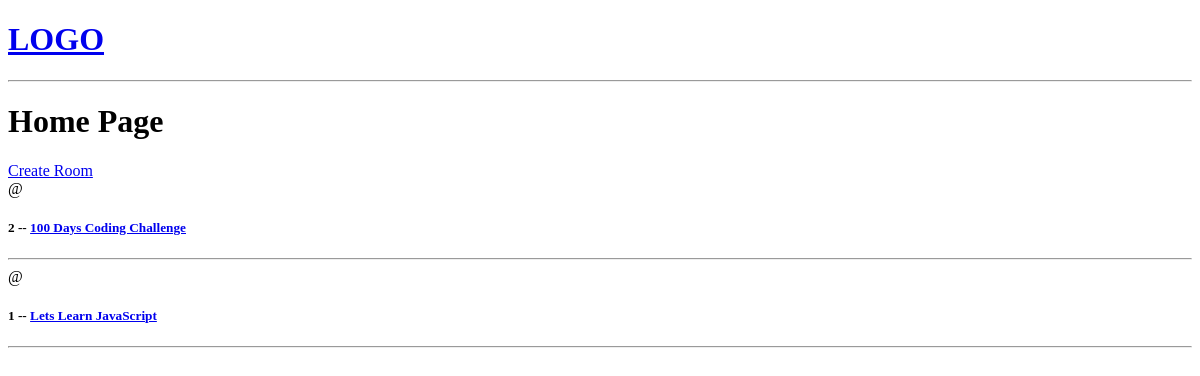
The app's page /, older data.
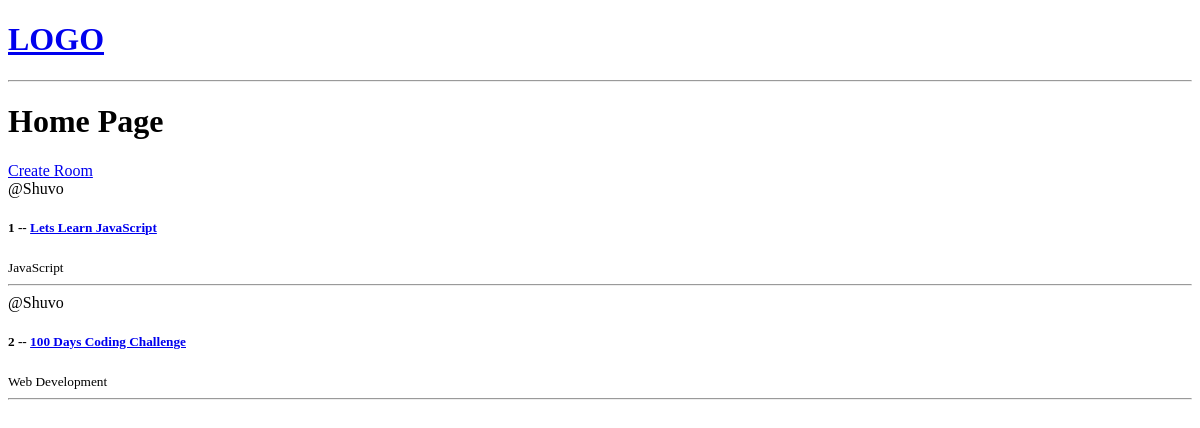
The same page, newer data.
### base/models.py (models this page shows, shortened)
class Room(models.Model):
    host = models.ForeignKey(User, on_delete=models.SET_NULL, null=True)
    topic = models.ForeignKey(Topic, on_delete=models.SET_NULL, null=True)
    name = models.CharField(max_length=200)
    description = models.TextField(null=True, blank=True)
    updated = models.DateTimeField(auto_now=True)
    created = models.DateTimeField(auto_now_add=True)
    class Meta:
        ordering = ['-updated', '-created']

class Topic(models.Model):
    name = models.CharField(max_length=200)

### base/views.py (the view)
# urls.py: 2. Add a URL to urlpatterns:  path('', views.home, name='home')
def home(request):
    rooms = Room.objects.all()
    context = {'rooms':rooms}
    return render(request, 'base/home.html', context)

### templates/base/home.html
{% extends 'main.html' %}
{% block content %}
<h1>Home Page</h1>
<div>
    <a href="{% url 'create-room' %}">Create Room</a>
    <div>
        {% for room in rooms %}
            <div>
                <span>@{{room.host.username}}</span>
                <h5>{{room.id}} -- <a href="{% url 'room' room.id %}">{{room.name}}</a></h5>
                <small>{{room.topic.name}}</small>
                <hr>
            </div>
        {% endfor %}
    </div>
</div>
{% endblock content %}

### templates/main.html (shortened to what this page needs)
<!DOCTYPE html>
<html lang="en">
<head>
</head>
<body>
    {% include 'navbar.html' %}
    {% block content %}
    {% endblock content %}
</body>
</html>

### templates/navbar.html
<a href="/">
    <h1>LOGO</h1>
</a>
<hr>

Row changes from the older to the newer data that the page shows:
changed Room "Lets Learn JavaScript": host.username (not shown) → "Shuvo"; topic.name (not shown) → "JavaScript"; moves up the list
changed Room "100 Days Coding Challenge": host.username (not shown) → "Shuvo"; topic.name (not shown) → "Web Development"
